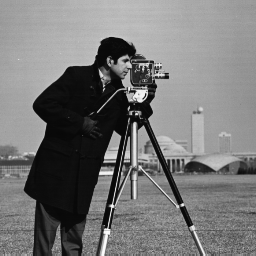
#> input picture week4/cameraman.tiff, 256 x 256 px
$ jupyter execute week4.ipynb
#> lines starting #> are read from the running program, lines starting #| are printed output that depends on the picture
# 4o Lab de PSD (notebook para preencher com os resultados)

### Número do Grupo : `Grupo 8`

[cell 1]
#
# Primeiro vamos importar as bibliotecas necessárias
#
import numpy as np
import matplotlib.pyplot as plt
from scipy.signal import convolve, correlate

## Definição do par de transformadas DFT - (direta e inversa)

O par de transformadas discretas de Fourier (Discrete Fourier Transform - DFT) para um sinal de tempo discreto $x[k]$ com índice das amostras igual $k$ e o correspondente espectro de Fourier $X[\mu]$ com índice de frequências $\mu$ é calculado como
\begin{align}
\text{DFT}: Y[\mu]=&\sum_{k=0}^{N-1}x[k]\cdot\mathrm{e}^{-\mathrm{j}\frac{2\pi}{N}k\mu}\\
\text{IDFT}: x[k]=\frac{1}{N}&\sum_{\mu=0}^{N-1}Y[\mu]\cdot\mathrm{e}^{+\mathrm{j}\frac{2\pi}{N}k\mu}
\end{align}

Observe o sinal negativo na função exponential da transformada direta (DFT) e o fator de normalização $1/N$ na transformada inversa (IDFT). Essa convensão é usada pela maioria dos livros textos de DSP e também pela biblioteca Python `numpy.fft.fft()`, `numpy.fft.ifft()` e funções do Matlab `fft()`, `ifft()`.

# PROBLEMA 1

## DFT e IDFT com "loops for"

Agora vamos implementar a DFT e a IDFT usando "loops for". Embora isso possa ser útil para entender e validar algoritmos em sua fase inicial de desenvolvimento, isso deve ser evitado para um código usado na prática: "loops for" normalmente são lentos e muitas vezes mais complicados de ler do que implementações usando matrizes e vetores. Especialmente para $N$ muito grandes, o tempo de computação é muito longo.

De qualquer forma, o conceito de "loop for" é: a DFT pode ser implementada com um "loop for" externo iterando sobre $\mu$ e um "loop for" interno somando todos os $k$ para um $\mu$ específico.

Usamos variável com subscrito _ aqui, a fim de salvar bons nomes de variáveis para o cálculo baseado em matriz.

## Parte A

Escreva as funções DFT e IDFT que calculam, respectivamente, as transformadas discretas de Fourier direta e inversa.

[cell 2]
#
# Função para calcular a DFT (com loops for) de um sinal de valor complexo (dtype=complex)
#
# Entrada: x -> vetor contendo as amostras (números complexos) do sinal no tempo
# Saída: Y -> vetor contendo os coeficientes espectrais (números complexos) - (dtype=complex)
#
def DFT_1D(x):
    Y = np.zeros(len(x), dtype=complex)

    for mi in range(len(x)):
        for ka in range(len(x)):
            Y[mi] += x[ka]*np.exp(complex(0,-1)*2*np.pi/len(x)*ka*mi)
    return Y

[cell 3]
#
# Função para calcular a IDFT (com loops for) de um sinal de valor complexo (dtype=complex)
#
# Entrada: Y -> vetor contendo os coeficientes espectrais (números complexos)
# Saída: x -> vetor contendo as amostras (números complexos) do sinal no tempo
#
def IDFT_1D(Y):
    x = np.zeros(len(Y), dtype=complex)

    for ka in range(len(Y)):
        for mi in range(len(Y)):
            x[ka] += Y[mi]*np.exp(complex(0,1)*2*np.pi/len(Y)*ka*mi)
        x[ka] = x[ka]/len(Y)
    return x

## Parte B

Estude o código abaixo que cria uma sinal discreto composto pela soma de três ondas senoides com amplitude e frequências distintas.

[cell 4]
# taxa de amostragem (sampling rate)
sr = 100

# intervalo de amostragem
ts = 1.0/sr
t = np.arange(0,1,ts)

freq = 1.
x = 3*np.sin(2*np.pi*freq*t)

freq = 4
x += np.sin(2*np.pi*freq*t)

freq = 7
x += 0.5*np.sin(2*np.pi*freq*t)

plt.figure(figsize = (8, 6))
plt.stem(t, x, linefmt='red')
plt.ylabel('Amplitude')

plt.show()
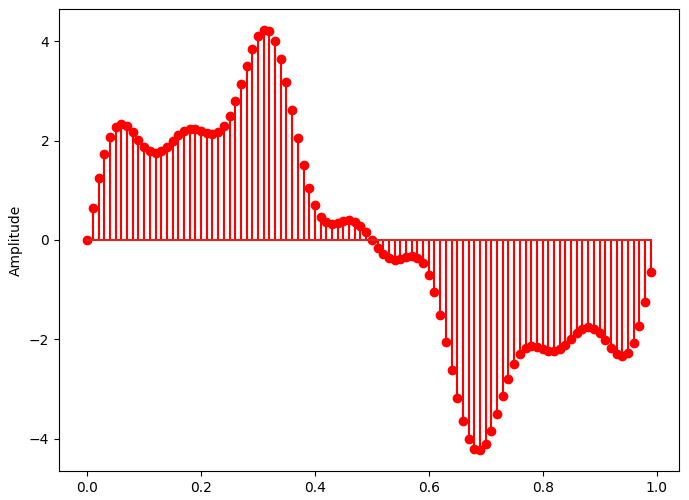
#> figure drawn by matplotlib, 1 panel; curve peaks at x = 0.31, y = 4.23

## Parte C

Escreva um código que utilize a função DFT criada anteriormente para calcular e plotar o espectro de frequências (abs(Y)) do sinal $x$ criado acima.

**OBS**: Observe que a DFT codificada recebe como entrada um sinal complexo e o sinal acima é do tipo real. Portanto, transforme o sinal $x$ em uma sequência complexa com a parte imaginária igual a zero.

[cell 5]
# tamanho do vetor
N = len(x)

# cria um vetor de números complexos
x = x.astype(dtype=complex)

# chamada à função DFT
#print(np.fft.fft(x) == DFT_1D(x))
Y = DFT_1D(x)

# calcula a frequência
n = np.arange(N)
T = N/sr
freq = n/T

plt.figure(figsize = (8, 6))
plt.stem(freq, abs(Y), linefmt='blue', markerfmt=" ", basefmt="-b")
plt.xlabel('Freq (Hz)')
plt.ylabel('Amplitude da DFT |X(freq)|')
plt.show()
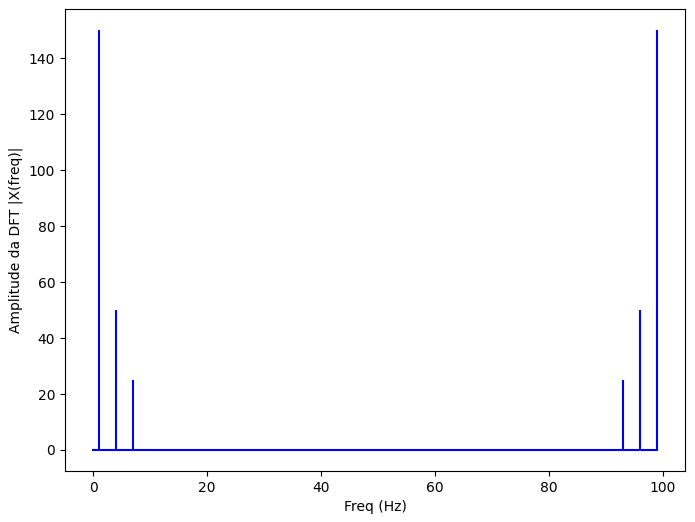
#> figure drawn by matplotlib, 1 panel; curve peaks at x = 99, y = 150

No gráfico acima é possível notar que a saída da DFT é simétrica na metade da taxa de amostragem (você pode tentar uma taxa de amostragem diferente para testar).

Essa metade da taxa de amostragem é chamada de **frequência de Nyquist**, em homenagem ao engenheiro eletrônico **Harry Nyquist**. Harry Nyquist e Claude Shannon criaram o famoso teorema de amostragem de **Nyquist-Shannon**, que afirma que um sinal amostrado a uma taxa $f_s$ pode ser totalmente reconstruído se contiver apenas componentes de frequência abaixo da metade dessa frequência de amostragem, ou seja, a taxa de amostragem deve ser maior que duas vezes a máxima frequência do sinal, $f_s > f_{max}$.

[cell 6]
n_oneside = N//2

# obtem as frequências de um lado
f_oneside = freq[:n_oneside]

# normaliza a amplitude do sinal
Y_oneside =Y[:n_oneside]/n_oneside

plt.figure(figsize = (12, 6))
plt.subplot(121)
plt.stem(f_oneside, abs(Y_oneside), linefmt='blue', markerfmt=" ", basefmt="-b")
plt.xlabel('Freq (Hz)')
plt.ylabel('Amplitude da DFT |X(freq)|')

plt.subplot(122)
plt.stem(f_oneside, abs(Y_oneside), linefmt='blue', markerfmt=" ", basefmt="-b")
plt.xlabel('Freq (Hz)')
# Limita o eixo x até frequência de 10 Hz
plt.xlim(0, 10)

plt.tight_layout()
plt.show()
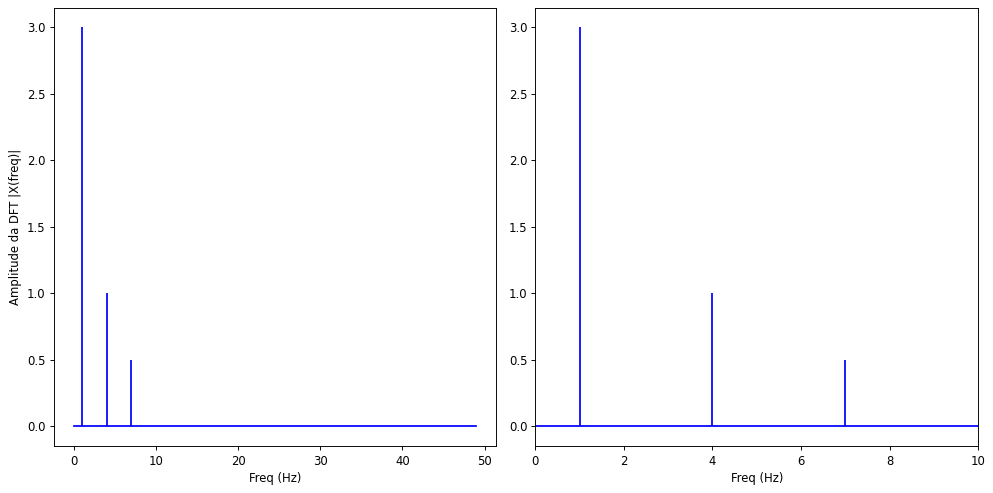
#> figure drawn by matplotlib, 2 panels; panel 1: curve peaks at x = 1, y = 3; panel 2: curve peaks at x = 1, y = 3

## Limitações da DFT implementada

O principal problema com a implementação da DFT acima é que ela não é eficiente se tivermos um sinal com muitas amostras. Nesse caso, o cálculo da DFT pode levar muito tempo.

## Parte D

Escreva uma função em python que implemente o sinal indicado abaixo.

\begin{equation}
f(t) = 3sin(2\pi f t),
\end{equation}

sendo $f=2$ Hz

[cell 7]
#
# sr = taxa de amostragem
#
def sinal(sr):
    '''
    função para gerar um sinal 1D simples com diferentes taxas de amostragem
    '''
    ts = 1.0/sr
    t = np.arange(0,1,ts)

    freq = 2.

    x = 3*np.sin(2*np.pi*freq*t)

    return x

## Parte E

Escreva um simples programa em python que varia a taxa de amostragem (sr) do sinal acima de 500 e 1000, com passo de 100 e, para cada uma das taxas, determine a DFT do sinal gerado e imprima o tempo de de execução.

**OBS** Use o código abaixo como exemplo de como medir o tempo de execução

import time
start_time = time.time()
main()
print("--- %s seconds ---" % (time.time() - start_time))

[cell 8]
import time

start = 500
stop  = 1000
step  = 100

for i in range(start,stop,step):
    DFT_1D(sinal(i))
    start_time = time.time()
    print("--- %s seconds ---" % (time.time() - start_time))

## Parte F

Agora, utilize a função IDFt para obter e plotar o sinal original $x$ criado na "parte A" a partir do seu espetro $Y$ obtido na "parte C"

**OBS**: Observe que a IDFT codificada recebe como entrada um sinal complexo e retorna um sinal complexo. Portanto, para obter o sinal $x$ criado na "parte A", você precisa utilizar apenas a parte real do sinal de retorno.

[cell 9]
# tamanho do vetor
N = len(x)

# chamada à função iDFT
X_idft = IDFT_1D(Y)

# calcula a frequência
n = np.arange(N)
T = N/sr
freq = n/T

plt.figure(figsize = (8, 6))
plt.stem(freq, np.real(X_idft), linefmt='blue', markerfmt=" ", basefmt="-b")
plt.xlabel('Freq (Hz)')
plt.ylabel('Amplitude da IDFT |X(freq)|')
plt.show()
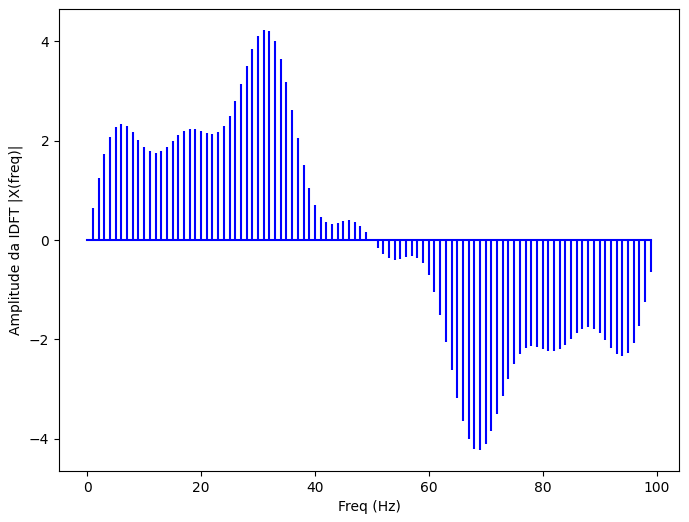
#> figure drawn by matplotlib, 1 panel; curve peaks at x = 31, y = 4.23
#> further down, img is the input picture: shape (256, 256); min 7, max 253, mean 118.7

# PROBLEMA 2

## Parte A

Estenda para sinais 2D (imagens) os códigos da DFT e IDFT implementados anteriormente para sinais 1D

**DICA**: Use do fato que a 2D-DFT pode ser escrita a partir da 1D-DFT, como indicado abaixo

\begin{equation}
F(u,v) = \frac{1}{MN} \sum_{x=0}^{N} \sum_{y=0}^{M} f(x,y) e^{-j 2\pi \left( \frac{ux}{N} + \frac{vy}{M} \right)} = \frac{1}{M} \sum_{y=0}^{M} \left[ \frac{1}{N} \sum_{x=0}^{N} e^{-j 2\pi \frac{ux}{N}} \right] e^{-j 2\pi \frac{vy}{M}}
\end{equation}

[cell 10]
from IPython.lib.display import YouTubeVideo
#
# Função para calcular a DFT (com loops for) de um sinal de valor complexo (dtype=complex)
#
# Entrada: x -> vetor contendo as amostras (números complexos) do sinal no tempo
# Saída: Y -> vetor contendo os coeficientes espectrais (números complexos) - (dtype=complex)
#
def DFT_2D(x):
    x = np.asarray(x)
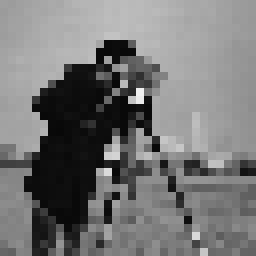
#> x: shape (32, 32) (shown 8 times larger); min 8, max 239, mean 117.7
    M, N = x.shape
#> M = 32; N = 32

    Y = np.zeros((M,N),dtype=complex)

    for k in range(M):
        for l in range(N):
            sum = 0.0
            for m in range(M):
                for n in range(N):
                    sum += x[m,n] * np.exp(complex(0,-1) * 2*np.pi * ((k * m) / M + (l * n) / N))
            Y[k,l] = sum
    return Y

[cell 11]
#
# Função para calcular a IDFT (com loops for) de um sinal de valor complexo (dtype=complex)
#
# Entrada: Y -> vetor contendo os coeficientes espectrais (números complexos)
# Saída: x -> vetor contendo as amostras (números complexos) do sinal no tempo
#
def IDFT_2D(Y):
    Y = np.asarray(Y)
    M, N = Y.shape

    x = np.zeros((M,N),dtype=complex)

    for k in range(M):
        for l in range(N):
            sum = 0.0
            for m in range(M):
                for n in range(N):
                    sum += Y[m,n] * np.exp(complex(0,1) * 2*np.pi * ((k * m) / M + (l * n) / N))
            Y[k,l] = sum

    return x

## Parte B

Escreva um código simples que leia a imagem fornecida para essa prática, calcule a sua DFT e plote o espectro de Fourier.

**OBS**: Use a função do opencv para a leitura e visualização da imagem e do seu espetro.

**DICA de USO - Leitura e Escrita de uma imagem**

im_gray = cv2.imread('Nome_da_Imagem', cv2.IMREAD_GRAYSCALE)

cv2.imwrite('Nome_da_Imagem', im_gray)

[cell 12]
import cv2
import matplotlib.pyplot as plt

# Leitura de imagem
img = cv2.imread('cameraman.tiff', cv2.IMREAD_GRAYSCALE)
_img = cv2.resize(img, (32,32))

img_Y = np.fft.fft2(_img)
img_Y_shift = np.fft.fftshift(img_Y)
_img_Y = DFT_2D(_img)
_img_Y_shift = np.fft.fftshift(_img_Y)

plt.figure(figsize = (20, 20))

plt.subplot(141),plt.imshow(_img, cmap = 'gray')
plt.title('Input Image')
plt.subplot(142),plt.imshow(np.abs(img_Y_shift), cmap = 'gray')
plt.title('Magnitude Spectrum')

plt.subplot(143),plt.imshow(_img, cmap = 'gray')
plt.title('Input Image')
plt.subplot(144),plt.imshow(np.abs(_img_Y_shift), cmap = 'gray')
plt.title('Magnitude Spectrum')
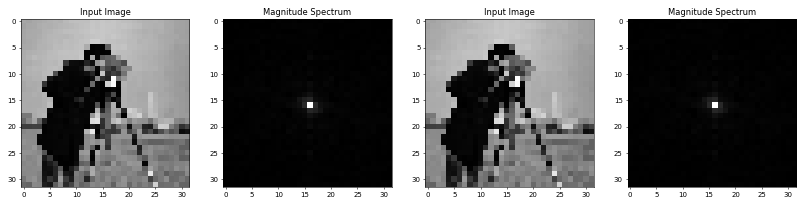
#> figure drawn by matplotlib, 4 panels
